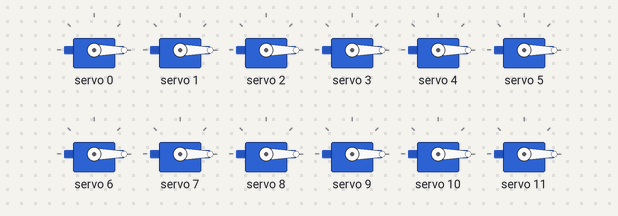
This sketch was run on a simulated Arduino Uno, built with avr-gcc and run on an emulated ATmega328P. Shown: 12 × servo. What the sketch prints to the serial monitor is not drawn.

Above: at 0.05 s.
At 2.1 s:
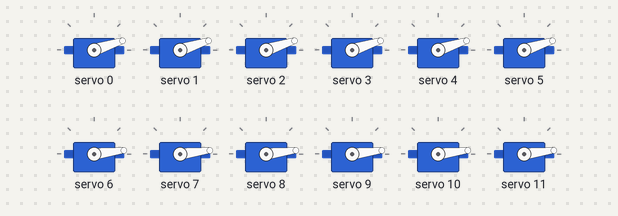
At 3.15 s:
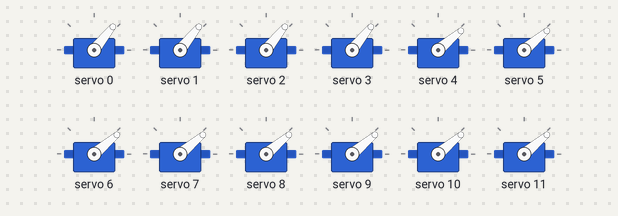
At 4.2 s:
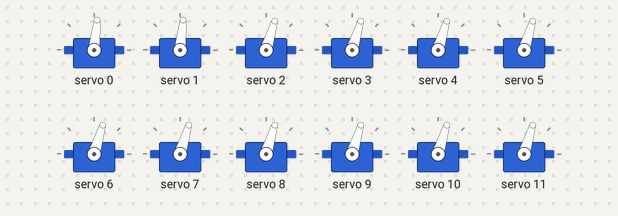
At 6.3 s:
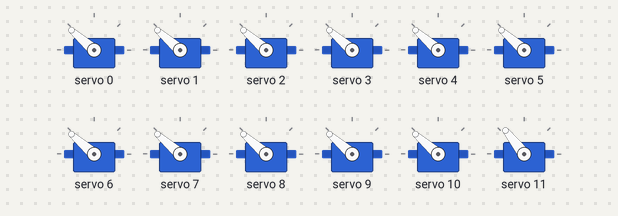
At 8.4 s:
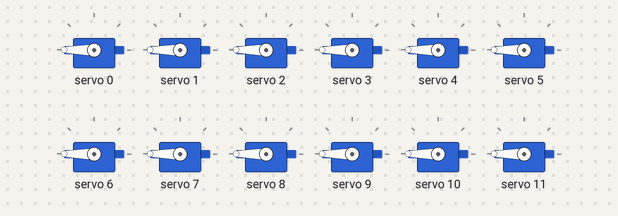
Timing chart, 0 to 10.9 s (numbered marks = the images above):
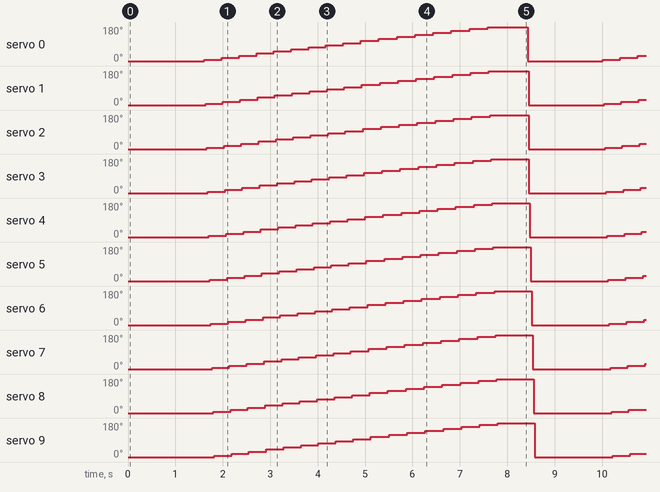

Measured:
- by itself, servo 2: repeats every 8.4 s: 18° 0.37 s, 29° 0.37 s, 40° 0.37 s, 51° 0.37 s, 62° 0.37 s, 73° 0.37 s, 84° 0.37 s, 95° 0.37 s, 106° 0.38 s, 117° 0.38 s, 128° 0.38 s, 139° 0.38 s, 150° 0.38 s, 161° 0.38 s, 172° 0.38 s, 180° 0.81 s, 0° 1.6 s, 7° 0.37 s
- by itself, servo 11: repeats every 8.4 s: 18° 0.37 s, 29° 0.37 s, 40° 0.37 s, 51° 0.37 s, 62° 0.37 s, 73° 0.37 s, 84° 0.37 s, 95° 0.38 s, 106° 0.38 s, 117° 0.38 s, 128° 0.38 s, 139° 0.38 s, 150° 0.38 s, 161° 0.38 s, 172° 0.38 s, 180° 0.77 s, 0° 1.6 s, 7° 0.37 s

The sketch:

servo.ino
```cpp
#include <Adafruit_PWMServoDriver.h>
Adafruit_PWMServoDriver board1 = Adafruit_PWMServoDriver(0x40);       // called this way, it uses the default address 0x40

#define SERVOMIN      125   // minimum pulse length count (out of 4096)
#define SERVOMAX      625   // maximum pulse length count (out of 4096)
#define NUM_CHANNELS  16
#define ANGLE_MIN     0
#define ANGLE_MAX     180
#define ANGLE_STEP    10
#define SWEEP_DELAY   100
#define RESET_DELAY   1000

void setup() {
  Serial.begin(9600);
  Serial.println("16 channel Servo test!");
  board1.begin();
  board1.setPWMFreq(60);                  // Analog servos run at ~60 Hz updates
}

void loop()
  { for(int i=0; i<NUM_CHANNELS; i++)
      { board1.setPWM(i, 0, angleToPulse(ANGLE_MIN) );}
    delay(RESET_DELAY);

    for( int angle=ANGLE_MIN; angle<=ANGLE_MAX; angle+=ANGLE_STEP)
      { for(int i=0; i<NUM_CHANNELS; i++)
          { board1.setPWM(i, 0, angleToPulse(angle) );}
      }
    delay(SWEEP_DELAY);
  }

int angleToPulse(int ang)                             //gets angle in degree and returns the pulse width
  {  int pulse = map(ang, ANGLE_MIN, ANGLE_MAX, SERVOMIN, SERVOMAX);  // map angle of 0 to 180 to Servo min and Servo max
     Serial.print("Angle: ");Serial.print(ang);
     Serial.print(" pulse: ");Serial.println(pulse);
     return pulse;
  }
```
